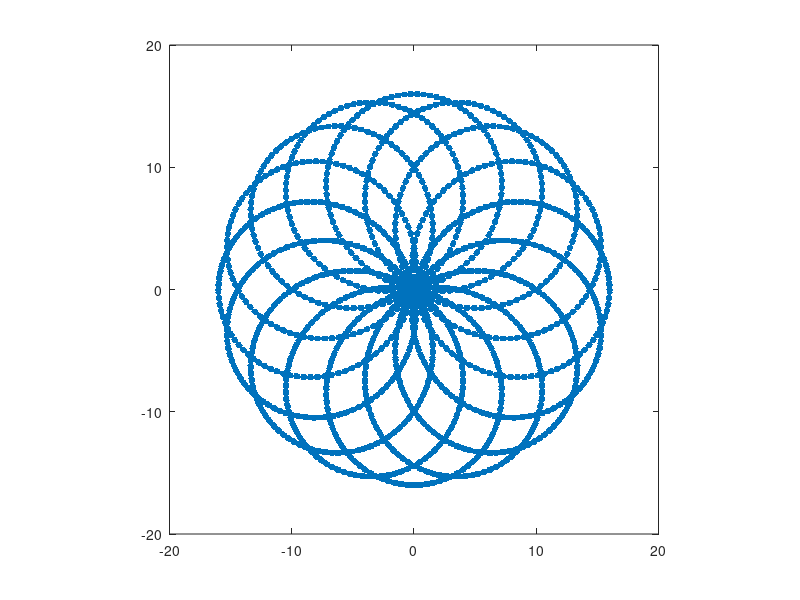

The MATLAB source for this figure: (Note: this script raises an error after producing the figure.)

close all
clear all
clc

N = 32; % The image will be NxN
sparsity = .2; % use only 50% on the K-Space data for CS
sub_res = 4;
N_sub = N*sub_res;

Tstar = 4*pi;
tvar = 1:5*pi:10*pi;
time_window = .5;
R2D2 = @(x,y,t) -t/Tstar;
FreqF = @(x,y,t) .25*(exp(-12*((y-.6).^2+x.^2))+exp(-12*((y+.6).^2+x.^2)))*t;
Window_Patch = 3;
n_inner = 10;
n_outer = 200;
n_inner_spa = 10;
n_outer_spa = 10;
n_inner_spa3 = 10;
n_outer_spa3 = 10;

mu = 1;
mu_spa = 1;
lambda = 100;

gamma_tv = 1;



% build an image of a SLP

for tj = 1:length(tvar);
    nl = round(sparsity*(N_sub+1)^2);
    t = 0:1/nl:1;
    t = t(:);
    omega1 = 40*pi;
    omega2 = 35*pi;
    wave_numberx = N*cos(omega1*t).*cos(omega2*t)/2;
    wave_numbery = N*cos(omega1*t).*sin(omega2*t)/2;
    plot(wave_numberx,wave_numbery,'.','MarkerSize',14)
    axis square
    kx = round(N_sub*cos(omega1*t).*cos(omega2*t)/2)+N_sub/2+1;
    ky = round(N_sub*cos(omega1*t).*sin(omega2*t)/2)+N_sub/2+1;
    k = [kx ky];
    rand_ind = unique(k,'rows');
    nl = size(rand_ind,1);
    mask = zeros(N_sub+1);
    for j=1:nl
        mask(rand_ind(j,1),rand_ind(j,2)) = 1;
    end
    R = ifftshift(mask);
    [Y,X] = meshgrid(-1:2/N:1);
    Mag_Truth_sub = make_shepp_logan_image(N+1).*exp(R2D2(X,Y,tvar(tj))+i*FreqF(X,Y,tvar(tj)));
    Mag_Truth = zeros(N_sub+1);
    Mag_Truth(N_sub/2+1-N/2:N_sub/2+1+N/2,N_sub/2+1-N/2:N_sub/2+1+N/2) = sub_res*Mag_Truth_sub;
    Mag_Truth = ifftshift(Mag_Truth);
    res_x=-1+(0:2*N_sub-1)/N_sub;
    h=res_x(2)-res_x(1);    %delta x
    res_xm = repmat(res_x(:),1,2*N_sub);
    res_ym = repmat(res_x(:)',2*N_sub,1);
    
    S_N = length(wave_numberx);
    S = zeros(S_N,1);
    h_wait = waitbar(0,'Calculate FFT');
    kx = round(N_sub*cos(omega1*t).*cos(omega2*t)/2);
    ky = round(N_sub*cos(omega1*t).*sin(omega2*t)/2);
    k = [kx ky];
    k = unique(k,'rows')./sub_res;
    
    for jk = 1:S_N
        waitbar(jk/S_N,h_wait);
        Mag_Res = make_shepp_logan_image(2*N_sub).*exp(R2D2(res_xm,res_ym,tvar(tj)+time_window*(2*t(jk)-1))+i*FreqF(res_xm,res_ym,tvar(tj)+time_window*(2*t(jk)-1)));
        S(jk)=sum(sum(Mag_Res.*exp(-i*(wave_numberx(jk)*pi*res_xm+wave_numbery(jk)*pi*res_ym))*h^2));
    end
    close(h_wait);
    
    
    Fiterp = scatteredInterpolant(wave_numberx,wave_numbery,S,'nearest');
    Fv = Fiterp(k(:,1),k(:,2));
    F = zeros(N_sub+1);
    for jk = 1:size(k,1)
        F(k(jk,1)*sub_res +N_sub/2+1,k(jk,2)*sub_res +N_sub/2+1) = Fv(jk);
    end
    F=.5^2*ifftshift(F)*(N+1);

    % Recover the image
    % [recovered_TV, ce_TV] = SB(R,F, mu, lambda, gamma_tv,n_inner,n_outer,Mag_Truth);
    
    [recovered_TV, ce_TV] = SB_SPA(R,F, mu, lambda, gamma_tv,n_inner,n_outer,1,Mag_Truth);
    recovered_TV = fftshift(real(recovered_TV));
    recovered_Fourier = fftshift(real(ifft2((N+1)*R.*F)));
    Mag_Truth = fftshift(real(Mag_Truth));
    Mag_Truth = Mag_Truth(N_sub/2+1-N/2:N_sub/2+1+N/2,N_sub/2+1-N/2:N_sub/2+1+N/2);
    recovered_Fourier = recovered_Fourier(N_sub/2+1-N/2:N_sub/2+1+N/2,N_sub/2+1-N/2:N_sub/2+1+N/2);
    recovered_TV = recovered_TV(N_sub/2+1-N/2:N_sub/2+1+N/2,N_sub/2+1-N/2:N_sub/2+1+N/2);
    Er_F=abs(recovered_Fourier-Mag_Truth);
    Er_TV=abs(recovered_TV-Mag_Truth);
    
    
    
    clim_max = max(Er_F(:));
    clim_max = max(clim_max,max(Er_TV(:)));
    
    
    h=figure;
    imagesc(fftshift(R));
    axis off square
    colormap gray
    
    h=figure;
    imagesc(Mag_Truth);
    axis off square
    colormap gray
    
    h=figure;
    imagesc(recovered_Fourier);
    axis off square
    colormap gray
    
    disp(['Fourier Err: ',num2str(sqrt(sum(sum(Er_F.^2))))])
    disp(['TV Err: ',num2str(sqrt(sum(sum(Er_TV.^2))))])
    
    h=figure;
    imagesc(recovered_TV);
    axis off square
    colormap gray
    drawnow
    marker = 1;
end



